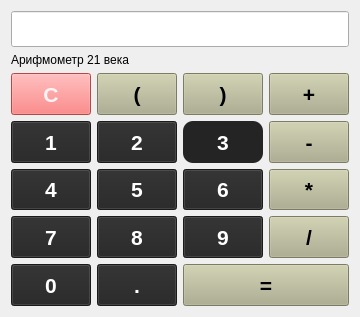
<?xml version="1.0" encoding="UTF-8"?>
<ui version="4.0">
 <class>MainWindow</class>
 <widget class="QMainWindow" name="MainWindow">
  <property name="geometry">
   <rect>
    <x>0</x>
    <y>0</y>
    <width>358</width>
    <height>317</height>
   </rect>
  </property>
  <property name="windowTitle">
   <string>Arithmet</string>
  </property>
  <property name="styleSheet">
   <string notr="true"/>
  </property>
  <widget class="QWidget" name="centralWidget">
   <layout class="QVBoxLayout" name="verticalLayout">
    <item>
     <widget class="QLineEdit" name="lineEdit">
      <property name="font">
       <font>
        <pointsize>18</pointsize>
        <weight>75</weight>
        <bold>true</bold>
       </font>
      </property>
      <property name="inputMask">
       <string notr="true"/>
      </property>
      <property name="readOnly">
       <bool>true</bool>
      </property>
      <property name="placeholderText">
       <string notr="true"/>
      </property>
     </widget>
    </item>
    <item>
     <widget class="QLabel" name="label">
      <property name="sizePolicy">
       <sizepolicy hsizetype="Fixed" vsizetype="Fixed">
        <horstretch>0</horstretch>
        <verstretch>0</verstretch>
       </sizepolicy>
      </property>
      <property name="text">
       <string>Арифмометр 21 века</string>
      </property>
     </widget>
    </item>
    <item>
     <layout class="QGridLayout" name="gridLayout">
      <item row="0" column="1">
       <widget class="QPushButton" name="openBrBtn">
        <property name="enabled">
         <bool>true</bool>
        </property>
        <property name="sizePolicy">
         <sizepolicy hsizetype="Minimum" vsizetype="Minimum">
          <horstretch>0</horstretch>
          <verstretch>0</verstretch>
         </sizepolicy>
        </property>
        <property name="font">
         <font>
          <pointsize>16</pointsize>
          <weight>75</weight>
          <bold>true</bold>
          <stylestrategy>PreferDefault</stylestrategy>
         </font>
        </property>
        <property name="styleSheet">
         <string notr="true">background-color: rgb(174, 174, 141);
color: rgb(0, 0, 0);</string>
        </property>
        <property name="text">
         <string>(</string>
        </property>
       </widget>
      </item>
      <item row="0" column="0">
       <widget class="QPushButton" name="clearBtn">
        <property name="enabled">
         <bool>true</bool>
        </property>
        <property name="sizePolicy">
         <sizepolicy hsizetype="Minimum" vsizetype="Minimum">
          <horstretch>0</horstretch>
          <verstretch>0</verstretch>
         </sizepolicy>
        </property>
        <property name="font">
         <font>
          <pointsize>16</pointsize>
          <weight>75</weight>
          <bold>true</bold>
          <stylestrategy>PreferDefault</stylestrategy>
         </font>
        </property>
        <property name="autoFillBackground">
         <bool>false</bool>
        </property>
        <property name="styleSheet">
         <string notr="true">background-color: rgb(251, 101, 99);
color: rgb(253, 244, 246);</string>
        </property>
        <property name="text">
         <string>C</string>
        </property>
       </widget>
      </item>
      <item row="1" column="2">
       <widget class="QPushButton" name="threeBtn">
        <property name="enabled">
         <bool>true</bool>
        </property>
        <property name="sizePolicy">
         <sizepolicy hsizetype="Minimum" vsizetype="Minimum">
          <horstretch>0</horstretch>
          <verstretch>0</verstretch>
         </sizepolicy>
        </property>
        <property name="font">
         <font>
          <pointsize>16</pointsize>
          <weight>75</weight>
          <bold>true</bold>
          <stylestrategy>PreferDefault</stylestrategy>
         </font>
        </property>
        <property name="styleSheet">
         <string notr="true">#threeBtn {
	color: rgb(255, 255, 255);
	background-color: rgb(36, 36, 36);
	border-radius: 10px;
}
#threeBtn:hover {
	background-color: red;
}</string>
        </property>
        <property name="text">
         <string>3</string>
        </property>
       </widget>
      </item>
      <item row="1" column="0">
       <widget class="QPushButton" name="oneBtn">
        <property name="enabled">
         <bool>true</bool>
        </property>
        <property name="sizePolicy">
         <sizepolicy hsizetype="Minimum" vsizetype="Minimum">
          <horstretch>0</horstretch>
          <verstretch>0</verstretch>
         </sizepolicy>
        </property>
        <property name="font">
         <font>
          <pointsize>16</pointsize>
          <weight>75</weight>
          <bold>true</bold>
          <stylestrategy>PreferDefault</stylestrategy>
         </font>
        </property>
        <property name="styleSheet">
         <string notr="true">color: rgb(255, 255, 255);
background-color: rgb(36, 36, 36);</string>
        </property>
        <property name="text">
         <string>1</string>
        </property>
       </widget>
      </item>
      <item row="2" column="0">
       <widget class="QPushButton" name="fourBtn">
        <property name="enabled">
         <bool>true</bool>
        </property>
        <property name="sizePolicy">
         <sizepolicy hsizetype="Minimum" vsizetype="Minimum">
          <horstretch>0</horstretch>
          <verstretch>0</verstretch>
         </sizepolicy>
        </property>
        <property name="font">
         <font>
          <pointsize>16</pointsize>
          <weight>75</weight>
          <bold>true</bold>
          <stylestrategy>PreferDefault</stylestrategy>
         </font>
        </property>
        <property name="styleSheet">
         <string notr="true">color: rgb(255, 255, 255);
background-color: rgb(36, 36, 36);</string>
        </property>
        <property name="text">
         <string>4</string>
        </property>
       </widget>
      </item>
      <item row="3" column="0">
       <widget class="QPushButton" name="sevenBtn">
        <property name="enabled">
         <bool>true</bool>
        </property>
        <property name="sizePolicy">
         <sizepolicy hsizetype="Minimum" vsizetype="Minimum">
          <horstretch>0</horstretch>
          <verstretch>0</verstretch>
         </sizepolicy>
        </property>
        <property name="font">
         <font>
          <pointsize>16</pointsize>
          <weight>75</weight>
          <bold>true</bold>
          <stylestrategy>PreferDefault</stylestrategy>
         </font>
        </property>
        <property name="styleSheet">
         <string notr="true">color: rgb(255, 255, 255);
background-color: rgb(36, 36, 36);</string>
        </property>
        <property name="text">
         <string>7</string>
        </property>
       </widget>
      </item>
      <item row="3" column="2">
       <widget class="QPushButton" name="nineBtn">
        <property name="enabled">
         <bool>true</bool>
        </property>
        <property name="sizePolicy">
         <sizepolicy hsizetype="Minimum" vsizetype="Minimum">
          <horstretch>0</horstretch>
          <verstretch>0</verstretch>
         </sizepolicy>
        </property>
        <property name="font">
         <font>
          <pointsize>16</pointsize>
          <weight>75</weight>
          <bold>true</bold>
          <stylestrategy>PreferDefault</stylestrategy>
         </font>
        </property>
        <property name="styleSheet">
         <string notr="true">color: rgb(255, 255, 255);
background-color: rgb(36, 36, 36);</string>
        </property>
        <property name="text">
         <string>9</string>
        </property>
       </widget>
      </item>
      <item row="0" column="3">
       <widget class="QPushButton" name="plusBtn">
        <property name="enabled">
         <bool>true</bool>
        </property>
        <property name="sizePolicy">
         <sizepolicy hsizetype="Minimum" vsizetype="Minimum">
          <horstretch>0</horstretch>
          <verstretch>0</verstretch>
         </sizepolicy>
        </property>
        <property name="font">
         <font>
          <pointsize>16</pointsize>
          <weight>75</weight>
          <bold>true</bold>
          <stylestrategy>PreferDefault</stylestrategy>
         </font>
        </property>
        <property name="styleSheet">
         <string notr="true">background-color: rgb(174, 174, 141);
color: rgb(0, 0, 0);</string>
        </property>
        <property name="text">
         <string>+</string>
        </property>
        <property name="autoDefault">
         <bool>false</bool>
        </property>
        <property name="flat">
         <bool>false</bool>
        </property>
       </widget>
      </item>
      <item row="0" column="2">
       <widget class="QPushButton" name="closeBrBtn">
        <property name="enabled">
         <bool>true</bool>
        </property>
        <property name="sizePolicy">
         <sizepolicy hsizetype="Minimum" vsizetype="Minimum">
          <horstretch>0</horstretch>
          <verstretch>0</verstretch>
         </sizepolicy>
        </property>
        <property name="font">
         <font>
          <pointsize>16</pointsize>
          <weight>75</weight>
          <bold>true</bold>
          <stylestrategy>PreferDefault</stylestrategy>
         </font>
        </property>
        <property name="styleSheet">
         <string notr="true">background-color: rgb(174, 174, 141);
color: rgb(0, 0, 0);</string>
        </property>
        <property name="text">
         <string>)</string>
        </property>
       </widget>
      </item>
      <item row="1" column="1">
       <widget class="QPushButton" name="twoBtn">
        <property name="enabled">
         <bool>true</bool>
        </property>
        <property name="sizePolicy">
         <sizepolicy hsizetype="Minimum" vsizetype="Minimum">
          <horstretch>0</horstretch>
          <verstretch>0</verstretch>
         </sizepolicy>
        </property>
        <property name="font">
         <font>
          <pointsize>16</pointsize>
          <weight>75</weight>
          <bold>true</bold>
          <stylestrategy>PreferDefault</stylestrategy>
         </font>
        </property>
        <property name="styleSheet">
         <string notr="true">color: rgb(255, 255, 255);
background-color: rgb(36, 36, 36);</string>
        </property>
        <property name="text">
         <string>2</string>
        </property>
       </widget>
      </item>
      <item row="1" column="3">
       <widget class="QPushButton" name="minusBtn">
        <property name="enabled">
         <bool>true</bool>
        </property>
        <property name="sizePolicy">
         <sizepolicy hsizetype="Minimum" vsizetype="Minimum">
          <horstretch>0</horstretch>
          <verstretch>0</verstretch>
         </sizepolicy>
        </property>
        <property name="font">
         <font>
          <pointsize>16</pointsize>
          <weight>75</weight>
          <bold>true</bold>
          <stylestrategy>PreferDefault</stylestrategy>
         </font>
        </property>
        <property name="focusPolicy">
         <enum>Qt::NoFocus</enum>
        </property>
        <property name="styleSheet">
         <string notr="true">background-color: rgb(174, 174, 141);
color: rgb(0, 0, 0);</string>
        </property>
        <property name="text">
         <string>-</string>
        </property>
       </widget>
      </item>
      <item row="2" column="1">
       <widget class="QPushButton" name="fiveBtn">
        <property name="enabled">
         <bool>true</bool>
        </property>
        <property name="sizePolicy">
         <sizepolicy hsizetype="Minimum" vsizetype="Minimum">
          <horstretch>0</horstretch>
          <verstretch>0</verstretch>
         </sizepolicy>
        </property>
        <property name="font">
         <font>
          <pointsize>16</pointsize>
          <weight>75</weight>
          <bold>true</bold>
          <stylestrategy>PreferDefault</stylestrategy>
         </font>
        </property>
        <property name="styleSheet">
         <string notr="true">color: rgb(255, 255, 255);
background-color: rgb(36, 36, 36);</string>
        </property>
        <property name="text">
         <string>5</string>
        </property>
       </widget>
      </item>
      <item row="3" column="1">
       <widget class="QPushButton" name="eightBtn">
        <property name="enabled">
         <bool>true</bool>
        </property>
        <property name="sizePolicy">
         <sizepolicy hsizetype="Minimum" vsizetype="Minimum">
          <horstretch>0</horstretch>
          <verstretch>0</verstretch>
         </sizepolicy>
        </property>
        <property name="font">
         <font>
          <pointsize>16</pointsize>
          <weight>75</weight>
          <bold>true</bold>
          <stylestrategy>PreferDefault</stylestrategy>
         </font>
        </property>
        <property name="styleSheet">
         <string notr="true">color: rgb(255, 255, 255);
background-color: rgb(36, 36, 36);</string>
        </property>
        <property name="text">
         <string>8</string>
        </property>
       </widget>
      </item>
      <item row="2" column="2">
       <widget class="QPushButton" name="sixBtn">
        <property name="enabled">
         <bool>true</bool>
        </property>
        <property name="sizePolicy">
         <sizepolicy hsizetype="Minimum" vsizetype="Minimum">
          <horstretch>0</horstretch>
          <verstretch>0</verstretch>
         </sizepolicy>
        </property>
        <property name="font">
         <font>
          <pointsize>16</pointsize>
          <weight>75</weight>
          <bold>true</bold>
          <stylestrategy>PreferDefault</stylestrategy>
         </font>
        </property>
        <property name="styleSheet">
         <string notr="true">color: rgb(255, 255, 255);
background-color: rgb(36, 36, 36);</string>
        </property>
        <property name="text">
         <string>6</string>
        </property>
       </widget>
      </item>
      <item row="3" column="3">
       <widget class="QPushButton" name="divBtn">
        <property name="enabled">
         <bool>true</bool>
        </property>
        <property name="sizePolicy">
         <sizepolicy hsizetype="Minimum" vsizetype="Minimum">
          <horstretch>0</horstretch>
          <verstretch>0</verstretch>
         </sizepolicy>
        </property>
        <property name="font">
         <font>
          <pointsize>16</pointsize>
          <weight>75</weight>
          <bold>true</bold>
          <stylestrategy>PreferDefault</stylestrategy>
         </font>
        </property>
        <property name="styleSheet">
         <string notr="true">background-color: rgb(174, 174, 141);
color: rgb(0, 0, 0);</string>
        </property>
        <property name="text">
         <string>/</string>
        </property>
       </widget>
      </item>
      <item row="2" column="3">
       <widget class="QPushButton" name="mulBtn">
        <property name="enabled">
         <bool>true</bool>
        </property>
        <property name="sizePolicy">
         <sizepolicy hsizetype="Minimum" vsizetype="Minimum">
          <horstretch>0</horstretch>
          <verstretch>0</verstretch>
         </sizepolicy>
        </property>
        <property name="font">
         <font>
          <pointsize>16</pointsize>
          <weight>75</weight>
          <bold>true</bold>
          <stylestrategy>PreferDefault</stylestrategy>
         </font>
        </property>
        <property name="styleSheet">
         <string notr="true">background-color: rgb(174, 174, 141);
color: rgb(0, 0, 0);</string>
        </property>
        <property name="text">
         <string>*</string>
        </property>
       </widget>
      </item>
      <item row="4" column="0">
       <widget class="QPushButton" name="zeroBtn">
        <property name="enabled">
         <bool>true</bool>
        </property>
        <property name="sizePolicy">
         <sizepolicy hsizetype="Minimum" vsizetype="Minimum">
          <horstretch>0</horstretch>
          <verstretch>0</verstretch>
         </sizepolicy>
        </property>
        <property name="font">
         <font>
          <pointsize>16</pointsize>
          <weight>75</weight>
          <bold>true</bold>
          <stylestrategy>PreferDefault</stylestrategy>
         </font>
        </property>
        <property name="styleSheet">
         <string notr="true">color: rgb(255, 255, 255);
background-color: rgb(36, 36, 36);</string>
        </property>
        <property name="text">
         <string>0</string>
        </property>
       </widget>
      </item>
      <item row="4" column="1">
       <widget class="QPushButton" name="pointBtn">
        <property name="enabled">
         <bool>true</bool>
        </property>
        <property name="sizePolicy">
         <sizepolicy hsizetype="Minimum" vsizetype="Minimum">
          <horstretch>0</horstretch>
          <verstretch>0</verstretch>
         </sizepolicy>
        </property>
        <property name="font">
         <font>
          <pointsize>16</pointsize>
          <weight>75</weight>
          <bold>true</bold>
          <stylestrategy>PreferDefault</stylestrategy>
         </font>
        </property>
        <property name="styleSheet">
         <string notr="true">color: rgb(255, 255, 255);
background-color: rgb(36, 36, 36);</string>
        </property>
        <property name="text">
         <string>.</string>
        </property>
       </widget>
      </item>
      <item row="4" column="2" colspan="2">
       <widget class="QPushButton" name="resultBtn">
        <property name="enabled">
         <bool>true</bool>
        </property>
        <property name="sizePolicy">
         <sizepolicy hsizetype="Minimum" vsizetype="Minimum">
          <horstretch>0</horstretch>
          <verstretch>0</verstretch>
         </sizepolicy>
        </property>
        <property name="font">
         <font>
          <pointsize>16</pointsize>
          <weight>75</weight>
          <bold>true</bold>
          <stylestrategy>PreferDefault</stylestrategy>
         </font>
        </property>
        <property name="styleSheet">
         <string notr="true">background-color: rgb(174, 174, 141);
color: rgb(0, 0, 0);</string>
        </property>
        <property name="text">
         <string>=</string>
        </property>
       </widget>
      </item>
     </layout>
    </item>
   </layout>
  </widget>
 </widget>
 <layoutdefault spacing="6" margin="11"/>
 <resources/>
 <connections/>
</ui>
